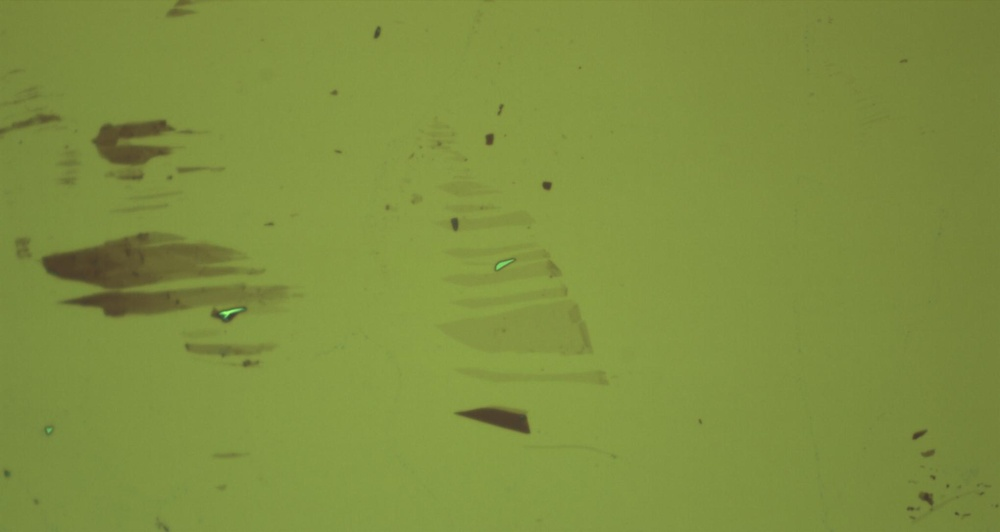
#> input picture Programm/Detection Module/FlakeSearchUi/testImg.jpg, 1000 x 532 px, shrunk from 2040 x 1086 before the run
$ python -i EdgeDetector.py   (imports and definitions only)
#> lines starting #> are read from the running program, lines starting #| are printed output that depends on the picture; after the words box and inside, x2 and y2 are one past the last pixel; in counts of white or black regions, pixels touching at a corner belong together
import cv2
import numpy as np

# MultiThreading Madness
import concurrent.futures

from skimage.feature import canny
from skimage.filters.rank import entropy
from skimage.morphology import disk


class edgeDetector:
    def __init__(self):
        self.upperThresh = 4
        self.lowerThresh = 0
        self.alpha = 4

        self.entropy_threshold = 4

        self.iterations = 1
        self.filter_size = 2

    # [32 lines left out: function finalOutline, not called in this run]

    def detectEdges(self, img):
        """Detects Edges in the Image and returns and edgeMask"""

        image_gray = cv2.cvtColor(img, cv2.COLOR_RGB2GRAY)
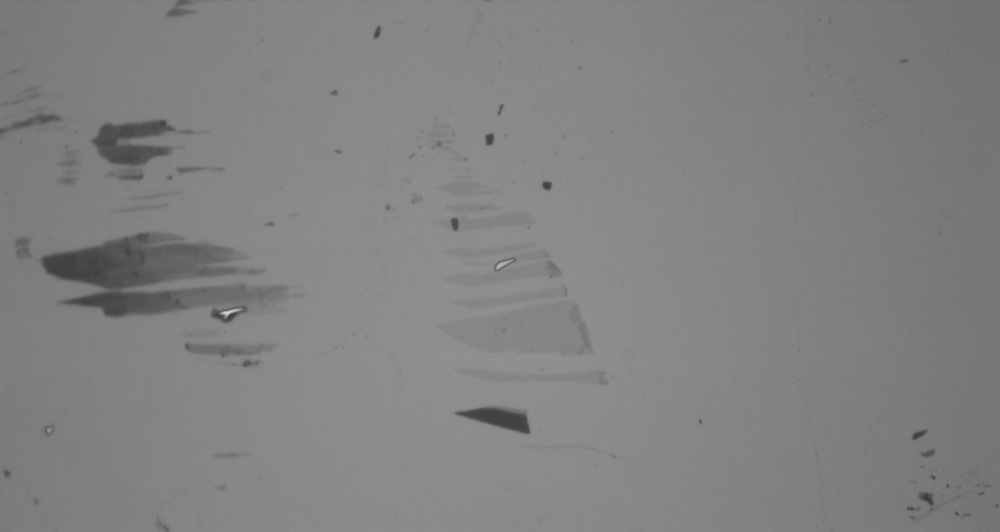
#> image_gray: shape (532, 1000); min 58, max 214, mean 129.8

        edge_mask = canny(
            image_gray,
            sigma=self.alpha,
            low_threshold=self.lowerThresh,
            high_threshold=self.upperThresh,
        )
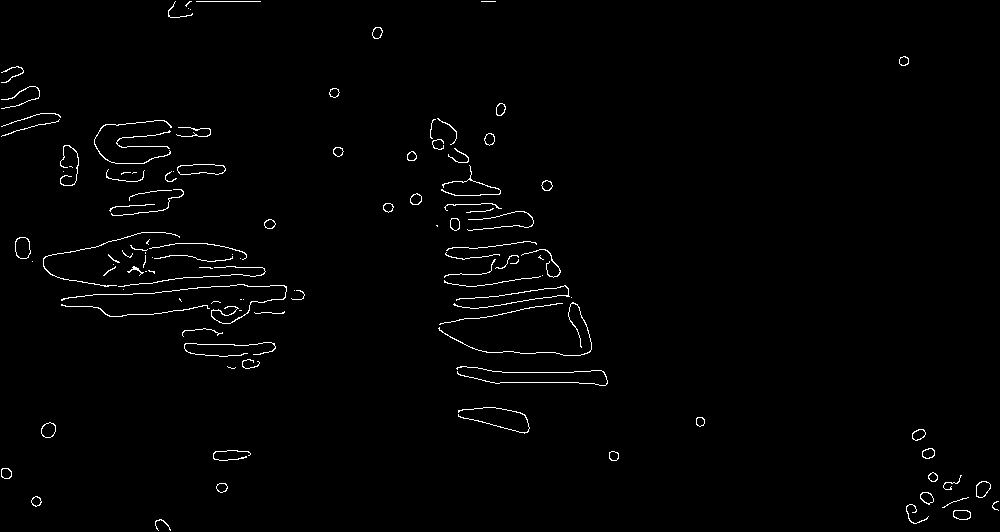
#> edge_mask: shape (532, 1000) bool; 1.3% white in thin lines or dots

        # Convert to gray array with vals between 0 and 255
        img = np.zeros_like(image_gray)
        img[edge_mask == 1] = 255
        edge_mask = img

        # Dilate the edges to get better Contours
        edge_mask = cv2.morphologyEx(
            src=edge_mask,
            op=cv2.MORPH_DILATE,
            kernel=disk(self.filter_size),
            iterations=self.iterations,
        )

        return edge_mask

    # [66 lines left out: functions fillEdges, overlayEdges, entropyImage, not called in this run]

    def setLowerThresh(self, lt):
        self.lowerThresh = lt

    def setUpperThresh(self, ht):
        self.upperThresh = ht

    def setAlpha(self, val):
        self.alpha = val

    def setIterations(self, val):
        self.iterations = val

    def setFilterSize(self, val):
        self.filter_size = val

    def setEntropyThreshold(self, val):
        self.entropy_threshold = val

    def getEntropyThreshold(self):
        return self.entropy_threshold

    def getFilterSize(self):
        return self.filter_size

    def getIterations(self):
        return self.iterations

    def getAlpha(self):
        return self.alpha

    def getUpperThresh(self):
        return self.upperThresh

    def getLowerThresh(self):
        return self.lowerThresh


# [3 lines not run here, left out]

>>> import cv2
>>> picture = cv2.cvtColor(cv2.imread('testImg.jpg'), cv2.COLOR_BGR2RGB)
>>> result = edgeDetector().detectEdges(picture)
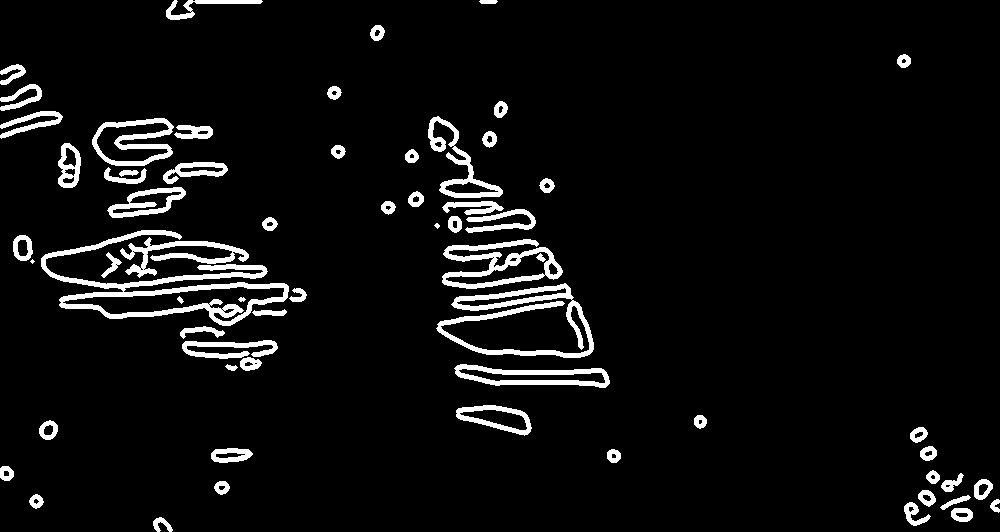
#> result: shape (532, 1000); 5.7% white; 64 white regions (1 under 20 px), largest, box (x1, y1, x2, y2) and area: (41, 230, 289, 326) 4946, (436, 283, 594, 358) 3138, (442, 239, 563, 289) 2204
